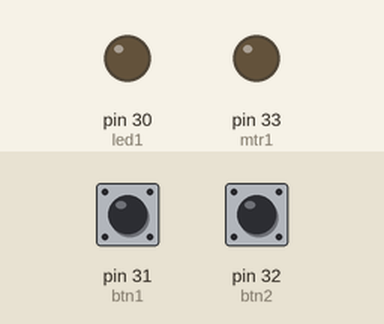
A sketch run on a simulated Arduino Mega 2560, built with avr-gcc and run on an emulated ATmega2560. Shown: output pins drawn as LEDs (lit = HIGH). The test bench sets the inputs (shaded band); at power-on: pin 31 (btn1) LOW, pin 32 (btn2) LOW.

Above: at 1.2 s.
1.3 s: pin 31 (btn1) pulled HIGH for 0.15 s
At 2.1 s:
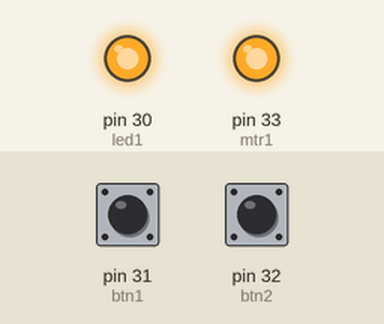
2.9 s: pin 32 (btn2) pulled HIGH for 0.15 s
At 3.3 s:
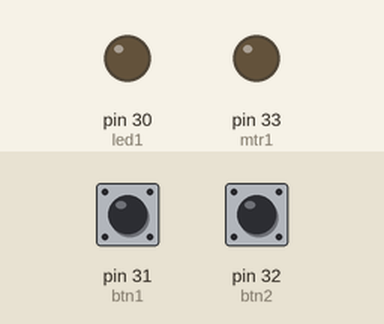
4.5 s: pin 31 (btn1) pulled HIGH for 1 s
At 5.7 s:
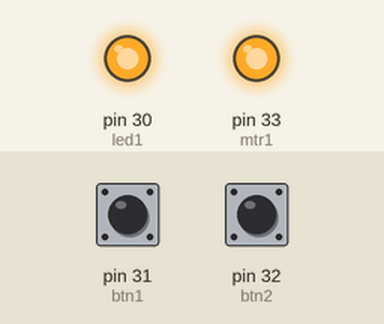
7.0 s: pin 31 (btn1) driven HIGH and pin 32 (btn2) driven HIGH
At 7.9 s:
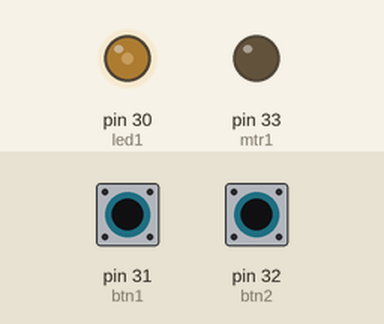
8.5 s: pin 32 (btn2) driven LOW
At 9.7 s:
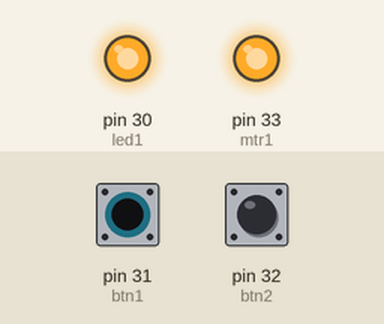
10.0 s: pin 32 (btn2) driven HIGH
At 11.4 s:
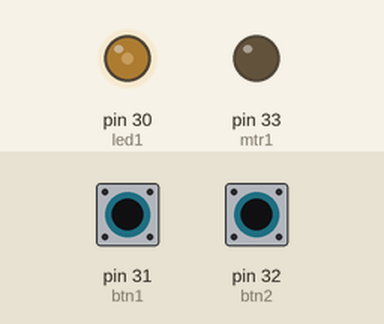
Timing chart, 0 to 12.5 s (numbered marks = the images above; inputs shaded):
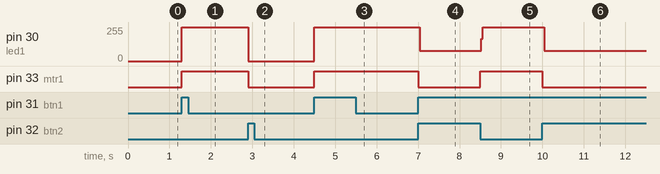

The sketch:

motor.ino
```cpp
int led1 = 30;
int btn1 = 31;
int btn2 = 32;
int mtr1 = 33;
void setup() {
  pinMode(led1,OUTPUT);
  pinMode(btn1,INPUT);
  pinMode(btn2,INPUT);
  pinMode(mtr1,OUTPUT);
}

void loop() {
  if(digitalRead(btn1) == HIGH){
    digitalWrite(led1,HIGH);
  }
  if(digitalRead(btn2) == HIGH){
    digitalWrite(led1,LOW);
  }
  if(digitalRead(led1) == HIGH){
    digitalWrite(mtr1,HIGH);
  }else{
    digitalWrite(mtr1,LOW);
  }
  }
```

Measured:
- after the input at 1.3 s, pin 30 (led1): 0/255 → 255/255 at once; pin 33 (mtr1): LOW → HIGH at once
- after the input at 2.9 s, pin 30 (led1): 255/255 → 0/255 at once; pin 33 (mtr1): HIGH → LOW at once
- after the input at 4.5 s, pin 30 (led1): 0/255 → 255/255 at once; pin 33 (mtr1): LOW → HIGH at once
- after the input at 7.0 s, pin 30 (led1): 255/255 → 78/255 at once; pin 33 (mtr1): HIGH → LOW at once
- after the input at 8.5 s, pin 30 (led1): 78/255 → 255/255 at once; pin 33 (mtr1): LOW → HIGH at once
- after the input at 10.0 s, pin 30 (led1): 255/255 → 78/255 at once; pin 33 (mtr1): HIGH → LOW at once
